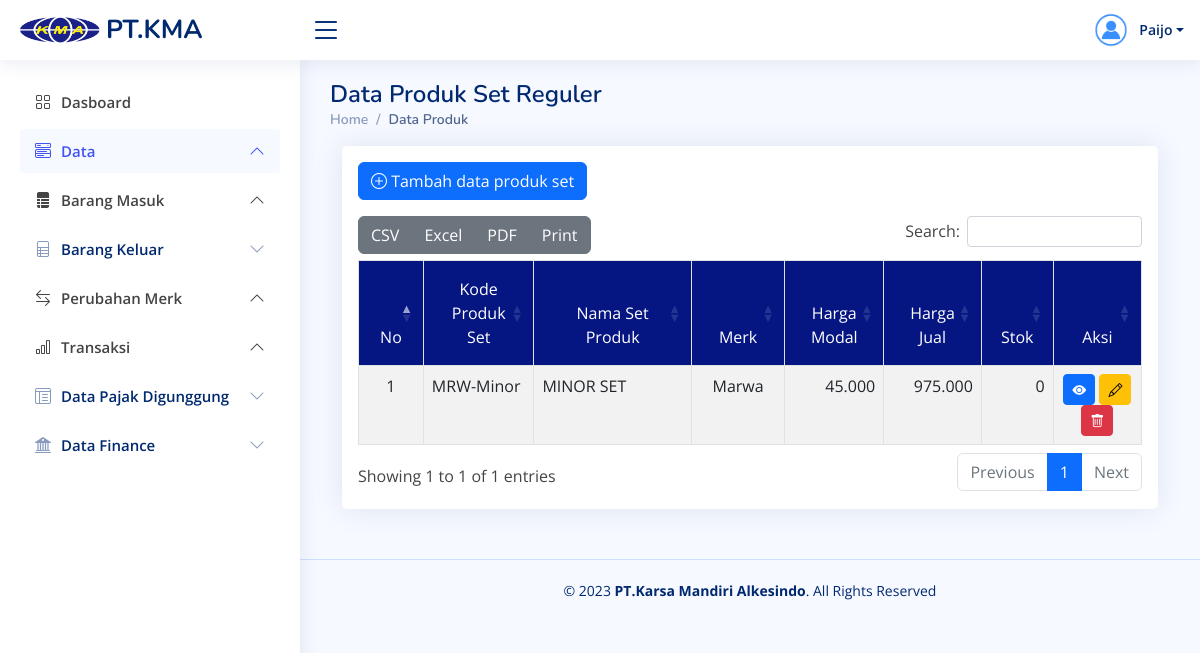
The page /data-produk-set-marwa.php (signed in) on the database its author committed.
### tables this page shows
CREATE TABLE `tb_produk_set_marwa` (
  `id_set_marwa` varchar(50) NOT NULL,
  `kode_set_marwa` varchar(50) NOT NULL,
  `nama_set_marwa` varchar(80) NOT NULL,
  `id_user` varchar(50) NOT NULL,
  `id_lokasi` varchar(50) NOT NULL,
  `id_merk` varchar(50) NOT NULL,
  `harga_set_marwa` int(11) NOT NULL,
  `stock` int(11) NOT NULL,
  `created_date` varchar(50) NOT NULL,
  `updated_date` varchar(50) NOT NULL,
  `user_updated` varchar(50) NOT NULL
);

CREATE TABLE `tb_merk` (
  `id_merk` varchar(50) NOT NULL,
  `id_user` varchar(50) NOT NULL,
  `nama_merk` varchar(50) NOT NULL,
  `created_date` varchar(50) NOT NULL
);

### data-produk-set-marwa.php (the view, shortened to what this page needs)
<?php
include "akses.php";
?>
<!DOCTYPE html>
<html lang="en">
<head>
  <?php include "page/head.php"; ?>
</head>
<body>
  <?php include "page/nav-header.php" ?>
  <?php include "page/sidebar.php"; ?>
  <main id="main" class="main">
    <div class="pagetitle">
      <h1>Data Produk Set Reguler</h1>
      <nav>
        <ol class="breadcrumb">
          <li class="breadcrumb-item"><a href="dasboard.php">Home</a></li>
          <li class="breadcrumb-item active">Data Produk</li>
        </ol>
      </nav>
    </div>
    <section>
      <div class="container-fluid">
        <div class="card">
          <div class="card-body p-3">
            <form>
              <a href="tambah-data-produk-set-marwa.php" class="btn btn-primary btn-md"><i class="bi bi-plus-circle"></i> Tambah data produk set</a>
              <div class="table-responsive mt-3">
                <table class="table table-striped table-bordered" id="table1">
                  <thead>
                    <tr class="text-white" style="background-color: #051683;">
                      <td class="text-center p-3" style="width: 50px">No</td>
                      <td class="text-center p-3" style="width: 120px">Kode Produk Set</td>
                      <td class="text-center p-3" style="width: 250px">Nama Set Produk </td>
                      <td class="text-center p-3" style="width: 100px">Merk</td>
                      <td class="text-center p-3" style="width: 100px">Harga Modal</td>
                      <td class="text-center p-3" style="width: 100px">Harga Jual</td>
                      <td class="text-center p-3" style="width: 50px">Stok</td>
                      <td class="text-center p-3" style="width: 100px">Aksi</td>
                    </tr>
                  </thead>
                  <tbody>
                    <?php
                    include "koneksi.php";
                    $no = 1;
                    $sql = "SELECT prs.*,
                              prs.created_date as 'produk_created',
                              prs.created_date as 'produk_updated',
                              uc.nama_user as user_created,
                              uu.nama_user as user_updated,
                              mr.*,
                              lok.*
                              FROM tb_produk_set_marwa as prs
                              LEFT JOIN user uc ON (prs.id_user = uc.id_user)
                              LEFT JOIN user uu ON (prs.user_updated = uu.id_user)
                              LEFT JOIN tb_merk mr ON (prs.id_merk = mr.id_merk)
                              LEFT JOIN tb_lokasi_produk lok ON (prs.id_lokasi = lok.id_lokasi)
                              ";
                    $query = mysqli_query($connect, $sql) or die(mysqli_error($connect, $sql));
                    while ($data = mysqli_fetch_array($query)) {
                      $id_set = base64_encode($data['id_set_marwa']);
                    ?>
                      <tr>
                        <td class="text-center"><?php echo $no; ?></td>
                        <td><?php echo $data['kode_set_marwa']; ?></td>
                        <td><?php echo $data['nama_set_marwa']; ?></td>
                        <td class="text-center"><?php echo $data['nama_merk']; ?></td>
                        <?php
                        $id = $data['id_set_marwa'];
                        $grand_total = 0;
                        $sql_data = "SELECT ipsm.*, tpsm.*, tpr.* FROM isi_produk_set_marwa ipsm
                                     LEFT JOIN tb_produk_reguler tpr ON (ipsm.id_produk = tpr.id_produk_reg)
                                     LEFT JOIN tb_produk_set_marwa tpsm ON (ipsm.id_set_marwa = tpsm.id_set_marwa)
                                     WHERE tpsm.id_set_marwa = '$id'";
                        $query_data = mysqli_query($connect, $sql_data) or die(mysqli_error($connect, $sql_data));
                        while ($row = mysqli_fetch_array($query_data)) {
                          $harga = $row['harga_produk'];
                          $qty = $row['qty'];
                          $jumlah = $qty * $harga;
                          $grand_total += $jumlah;
                        ?>
                        <?php } ?>
                        <td class="text-end"><?php echo number_format($grand_total, 0, '.', '.'); ?></td>
                        <td class="text-end"><?php echo number_format($data['harga_set_marwa'], 0, '.', '.'); ?></td>
                        <td class="text-end"><?php echo number_format($data['stock'], 0, '.', '.'); ?></td>
                        <td class="text-center">
                          <a href="detail-set-marwa.php?detail-id=<?php echo $id_set ?>" class="btn btn-primary btn-sm"><i class="bi bi-eye-fill"></i></a>
                          <a href="edit-data-set-marwa.php?edit-set-marwa=<?php echo $id_set ?>" class="btn btn-warning btn-sm"><i class="bi bi-pencil"></i></a>
                          <a href="proses/proses-produk-set-marwa.php?hapus-set-marwa=<?php echo $id_set ?>" class="btn btn-danger btn-sm delete-data"><i class="bi bi-trash"></i></a>
                        </td>
                      </tr>
                      <?php $no++; ?>
                    <?php } ?>
                  </tbody>
                </table>
              </div>
            </form>
          </div>
        </div>
      </div>
    </section>
  </main>
  <?php include "page/footer.php" ?>
</body>
</html>

### assets/css/style.css (style rules this page uses)
:root { scroll-behavior: smooth; }
body { font-family: "Open Sans", sans-serif; background: #f6f9ff; color: #444444; }
h1, h2, h3, h4, h5, h6 { font-family: "Nunito", sans-serif; }
#main { margin-top: 60px; padding: 20px 30px; transition: all 0.3s; }
.pagetitle { margin-bottom: 10px; }
.pagetitle h1 { font-size: 24px; margin-bottom: 0; font-weight: 600; color: #012970; }
.card { margin-bottom: 30px; border: none; border-radius: 5px; box-shadow: 0px 0 30px rgba(1, 41, 112, 0.1); }
.card-body { padding: 0 20px 20px 20px; }
.breadcrumb { font-size: 14px; font-family: "Nunito", sans-serif; color: #899bbd; font-weight: 600; }
.breadcrumb a { color: #899bbd; transition: 0.3s; }
.breadcrumb .breadcrumb-item::before { color: #899bbd; }
.breadcrumb .active { color: #51678f; font-weight: 600; }
@media (min-width: 1200px) { #main, #footer { margin-left: 300px; } }

### rows shown on the page
tb_produk_set_marwa: kode_set_marwa "MRW-Minor", nama_set_marwa "MINOR SET", id_merk.nama_merk "Marwa", grand_total "45.000", harga_set_marwa "975.000", stock "0"

### other values the page prints
$_SESSION['tiket_nama'] "Paijo"
